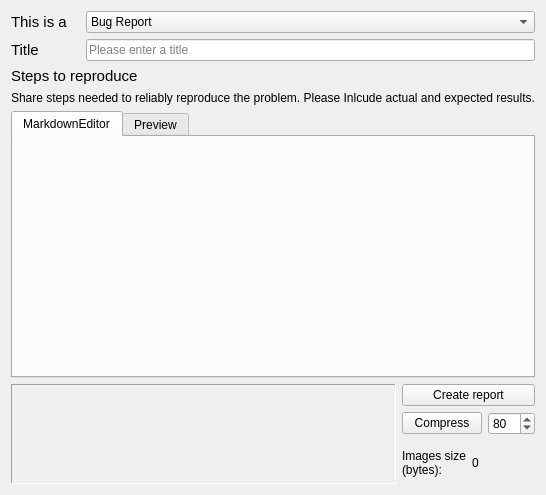
<?xml version="1.0" encoding="UTF-8"?>
<ui version="4.0">
 <class>Form</class>
 <widget class="QWidget" name="Form">
  <property name="geometry">
   <rect>
    <x>0</x>
    <y>0</y>
    <width>492</width>
    <height>495</height>
   </rect>
  </property>
  <property name="windowTitle">
   <string>Form</string>
  </property>
  <layout class="QVBoxLayout" name="verticalLayout_4">
   <item>
    <layout class="QFormLayout" name="formLayout">
     <item row="0" column="0">
      <widget class="QLabel" name="label">
       <property name="font">
        <font>
         <pointsize>11</pointsize>
        </font>
       </property>
       <property name="text">
        <string>This is a   </string>
       </property>
      </widget>
     </item>
     <item row="0" column="1">
      <widget class="QComboBox" name="combo_box">
       <item>
        <property name="text">
         <string>Bug Report</string>
        </property>
       </item>
       <item>
        <property name="text">
         <string>Feature Request</string>
        </property>
       </item>
       <item>
        <property name="text">
         <string>Performance Issue (freeze, slow, crash)</string>
        </property>
       </item>
      </widget>
     </item>
     <item row="1" column="0">
      <widget class="QLabel" name="label_2">
       <property name="font">
        <font>
         <pointsize>11</pointsize>
        </font>
       </property>
       <property name="text">
        <string>Title</string>
       </property>
      </widget>
     </item>
     <item row="1" column="1">
      <widget class="QLineEdit" name="title_line_edit">
       <property name="placeholderText">
        <string>Please enter a title</string>
       </property>
      </widget>
     </item>
    </layout>
   </item>
   <item>
    <widget class="QLabel" name="description_label_1">
     <property name="font">
      <font>
       <pointsize>11</pointsize>
      </font>
     </property>
     <property name="text">
      <string>Steps to reproduce</string>
     </property>
    </widget>
   </item>
   <item>
    <widget class="QLabel" name="description_label_2">
     <property name="text">
      <string>Share steps needed to reliably reproduce the problem. Please Inlcude actual and expected results.</string>
     </property>
    </widget>
   </item>
   <item>
    <widget class="QTabWidget" name="editor_tabs">
     <property name="currentIndex">
      <number>0</number>
     </property>
     <widget class="QWidget" name="tab">
      <attribute name="title">
       <string>MarkdownEditor</string>
      </attribute>
      <layout class="QVBoxLayout" name="verticalLayout_2">
       <item>
        <layout class="QVBoxLayout" name="description_layout"/>
       </item>
      </layout>
     </widget>
     <widget class="QWidget" name="tab_2">
      <attribute name="title">
       <string>Preview</string>
      </attribute>
      <layout class="QVBoxLayout" name="verticalLayout_3">
       <item>
        <widget class="QTextBrowser" name="markdown_preview"/>
       </item>
      </layout>
     </widget>
    </widget>
   </item>
   <item>
    <layout class="QHBoxLayout" name="horizontalLayout_5">
     <item>
      <layout class="QHBoxLayout" name="horizontalLayout_3">
       <item>
        <layout class="QHBoxLayout" name="horizontalLayout_2">
         <item>
          <widget class="QScrollArea" name="scrollArea">
           <property name="sizePolicy">
            <sizepolicy hsizetype="Expanding" vsizetype="Minimum">
             <horstretch>0</horstretch>
             <verstretch>0</verstretch>
            </sizepolicy>
           </property>
           <property name="minimumSize">
            <size>
             <width>0</width>
             <height>100</height>
            </size>
           </property>
           <property name="maximumSize">
            <size>
             <width>16777215</width>
             <height>16777215</height>
            </size>
           </property>
           <property name="frameShape">
            <enum>QFrame::Panel</enum>
           </property>
           <property name="verticalScrollBarPolicy">
            <enum>Qt::ScrollBarAlwaysOff</enum>
           </property>
           <property name="horizontalScrollBarPolicy">
            <enum>Qt::ScrollBarAsNeeded</enum>
           </property>
           <property name="sizeAdjustPolicy">
            <enum>QAbstractScrollArea::AdjustIgnored</enum>
           </property>
           <property name="widgetResizable">
            <bool>true</bool>
           </property>
           <property name="alignment">
            <set>Qt::AlignHCenter|Qt::AlignTop</set>
           </property>
           <widget class="QWidget" name="scrollAreaWidgetContents">
            <property name="geometry">
             <rect>
              <x>0</x>
              <y>0</y>
              <width>336</width>
              <height>98</height>
             </rect>
            </property>
            <property name="minimumSize">
             <size>
              <width>0</width>
              <height>0</height>
             </size>
            </property>
            <layout class="QHBoxLayout" name="images_layout">
             <property name="leftMargin">
              <number>0</number>
             </property>
             <property name="topMargin">
              <number>0</number>
             </property>
             <property name="rightMargin">
              <number>0</number>
             </property>
             <property name="bottomMargin">
              <number>0</number>
             </property>
            </layout>
           </widget>
          </widget>
         </item>
        </layout>
       </item>
      </layout>
     </item>
     <item>
      <layout class="QVBoxLayout" name="verticalLayout">
       <item>
        <widget class="QPushButton" name="report_button">
         <property name="text">
          <string>Create report</string>
         </property>
        </widget>
       </item>
       <item>
        <layout class="QHBoxLayout" name="horizontalLayout">
         <item>
          <widget class="QPushButton" name="compress_button">
           <property name="text">
            <string>Compress</string>
           </property>
          </widget>
         </item>
         <item>
          <widget class="QSpinBox" name="quality_spin_box">
           <property name="minimum">
            <number>1</number>
           </property>
           <property name="maximum">
            <number>100</number>
           </property>
           <property name="value">
            <number>80</number>
           </property>
          </widget>
         </item>
        </layout>
       </item>
       <item>
        <layout class="QHBoxLayout" name="horizontalLayout_4">
         <item>
          <widget class="QLabel" name="label_4">
           <property name="text">
            <string>Images size
(bytes):</string>
           </property>
          </widget>
         </item>
         <item>
          <widget class="QLabel" name="size_label">
           <property name="text">
            <string>0</string>
           </property>
          </widget>
         </item>
        </layout>
       </item>
      </layout>
     </item>
    </layout>
   </item>
  </layout>
 </widget>
 <resources/>
 <connections/>
</ui>
